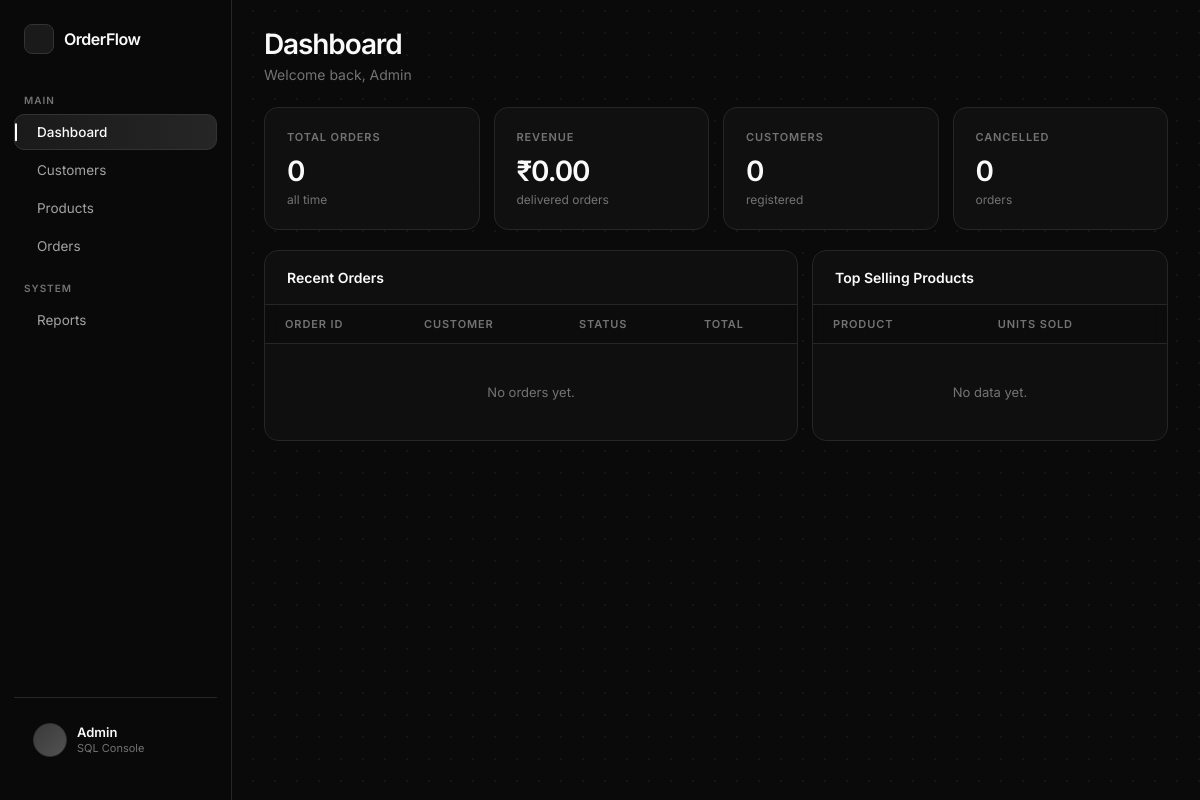
Before: / with the older database file.
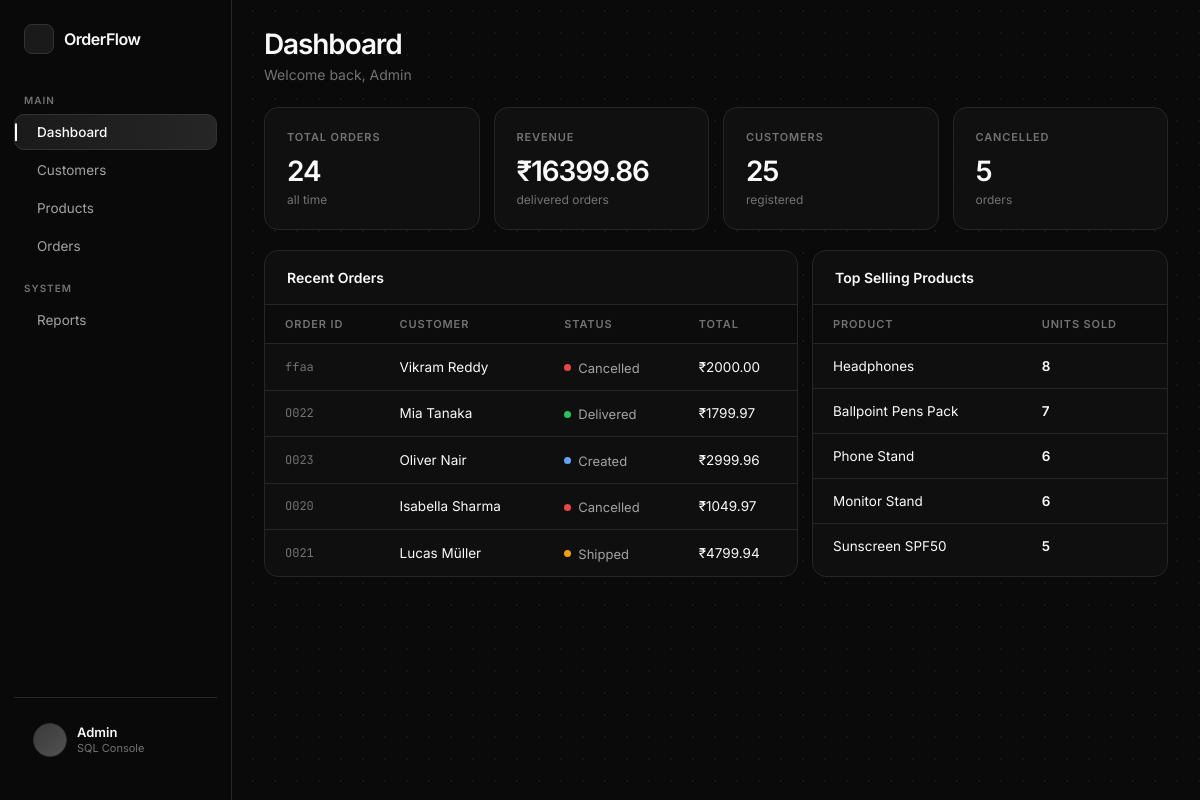
After: the same page with the newer database file.
### tables this page shows
CREATE TABLE orders(
            ORDER_ID    VARCHAR PRIMARY KEY,
            CUSTOMER_ID VARCHAR NOT NULL,
            ADDRESS_ID  VARCHAR NOT NULL,
            STATUS      VARCHAR NOT NULL,
            TOTAL_PRICE    FLOAT NOT NULL,
            ORDER_DATE  DATE NOT NULL,
            FOREIGN KEY (CUSTOMER_ID) REFERENCES customers(CUSTOMER_ID),
            FOREIGN KEY (ADDRESS_ID) REFERENCES address(ADDRESS_ID)
            );

CREATE TABLE customers(
            CUSTOMER_ID   VARCHAR PRIMARY KEY,
            NAME          VARCHAR NOT NULL,
            EMAIL         VARCHAR NOT NULL,
            PHONE         INT NOT NULL
            );

CREATE TABLE products(
            SKU         INT PRIMARY KEY,
            NAME        VARCHAR NOT NULL,
            CATEGORY    VARCHAR NOT NULL,
            PRICE       FLOAT NOT NULL,
            STOCK       INT NOT NULL,
            IMAGE_PATH  VARCHAR
            );

### app.py (the view)
@app.route("/")
def dashboard():
    total_orders  = database.total_orders_count()
    revenue       = database.total_revenue()
    total_cust    = len(database.get_all_customers())
    cancelled     = database.total_canceled_orders()
    recent_orders = database.get_all_orders()[:5]
    return render_template("dashboard.html",
        total_orders=total_orders,
        revenue=revenue,
        total_cust=total_cust,
        cancelled=cancelled,
        recent_orders=recent_orders,
        top_products=database.top_selling_products(5)
    )

### database.py (called while the page is built)
def get_connection():
    conn = sqlite3.connect(DB)
    conn.execute("PRAGMA foreign_keys = ON")
    return conn

def get_all_customers():
    conn = get_connection()
    cursor = conn.execute("""
        SELECT c.CUSTOMER_ID, c.NAME, c.EMAIL, c.PHONE, a.STREET, a.CITY, a.STATE, a.PINCODE, a.COUNTRY, a.ADDRESS_ID
        FROM customers c JOIN address a
        ON c.CUSTOMER_ID = a.CUSTOMER_ID
    """)
    customers = cursor.fetchall()
    conn.close()
    return customers

def get_all_orders():
    conn = get_connection()
    cursor = conn.execute("""
        SELECT o.ORDER_ID, c.NAME, a.STREET, a.CITY, a.STATE, a.PINCODE, a.COUNTRY, o.STATUS, o.TOTAL_PRICE, o.ORDER_DATE
        FROM orders o JOIN customers c ON o.CUSTOMER_ID = c.CUSTOMER_ID
        JOIN address a ON o.ADDRESS_ID = a.ADDRESS_ID
        ORDER BY o.ORDER_DATE DESC
    """)
    orders = cursor.fetchall()
    conn.close()
    return orders

def total_orders_count():
    conn = get_connection()
    cursor = conn.execute("SELECT COUNT(*) FROM orders")
    count = cursor.fetchone()[0]
    conn.close()
    return count

### templates/dashboard.html (shortened to what this page needs)
{% extends "layout.html" %}
{% block page_title %}Dashboard{% endblock %}
{% block page_sub %}Welcome back, Admin{% endblock %}
{% block content %}
<div class="stats">
    <div class="stat">
        <div class="stat-label">Total Orders</div>
        <div class="stat-val">{{ total_orders }}</div>
        <div class="stat-sub">all time</div>
    </div>
    <div class="stat">
        <div class="stat-label">Revenue</div>
        <div class="stat-val">₹{{ "%.2f"|format(revenue) }}</div>
        <div class="stat-sub">delivered orders</div>
    </div>
    <div class="stat">
        <div class="stat-label">Customers</div>
        <div class="stat-val">{{ total_cust }}</div>
        <div class="stat-sub">registered</div>
    </div>
    <div class="stat">
        <div class="stat-label">Cancelled</div>
        <div class="stat-val">{{ cancelled }}</div>
        <div class="stat-sub">orders</div>
    </div>
</div>
<div class="dash-grid">
    <div class="card">
        <div class="card-header"><h2>Recent Orders</h2></div>
        <table>
            <thead>
                <tr>
                    <th>Order ID</th>
                    <th>Customer</th>
                    <th>Status</th>
                    <th>Total</th>
                </tr>
            </thead>
            <tbody>
                {% for order in recent_orders %}
                <tr>
                    <td class="muted">{{ order[0] }}</td>
                    <td>{{ order[1] }}</td>
                    <td><span class="badge {{ order[7]|lower|replace(' ', '-') }}">{{ order[7] }}</span></td>
                    <td>₹{{ "%.2f"|format(order[8]) }}</td>
                </tr>
                {% else %}
                <tr><td colspan="4" class="empty">No orders yet.</td></tr>
                {% endfor %}
            </tbody>
        </table>
    </div>
    <div class="card">
        <div class="card-header"><h2>Top Selling Products</h2></div>
        <table>
            <thead>
                <tr>
                    <th>Product</th>
                    <th>Units Sold</th>
                </tr>
            </thead>
            <tbody>
                {% for product in top_products %}
                <tr>
                    <td>{{ product[0] }}</td>
                    <td><strong>{{ product[1] }}</strong></td>
                </tr>
                {% else %}
                <tr><td colspan="2" class="empty">No data yet.</td></tr>
                {% endfor %}
            </tbody>
        </table>
    </div>
</div>
{% endblock %}

Changed rows visible on the page:
added orders: ORDER_ID "ffaa", NAME "Vikram Reddy", STATUS "Cancelled", TOTAL_PRICE "2000.00"
added orders: ORDER_ID "O022", NAME "Mia Tanaka", STATUS "Delivered", TOTAL_PRICE "1799.97"
added orders: ORDER_ID "O023", NAME "Oliver Nair", STATUS "Created", TOTAL_PRICE "2999.96"
added orders: ORDER_ID "O020", NAME "Isabella Sharma", STATUS "Cancelled", TOTAL_PRICE "1049.97"
added orders: ORDER_ID "O021", NAME "Lucas Müller", STATUS "Shipped", TOTAL_PRICE "4799.94"
now on this page (row edited): products: NAME "Headphones", product "8"
added products: NAME "Ballpoint Pens Pack", product "7"
added products: NAME "Phone Stand", product "6"
added products: NAME "Monitor Stand", product "6"
added products: NAME "Sunscreen SPF50", product "5"
Other visible differences:
{{ total_orders }}: "0" → "24"
{{ "%.2f"|format(revenue) }}: "0.00" → "16399.86"
{{ total_cust }}: "0" → "25"
{{ cancelled }}: "0" → "5"
text no longer shown: "No orders yet. No data yet."
